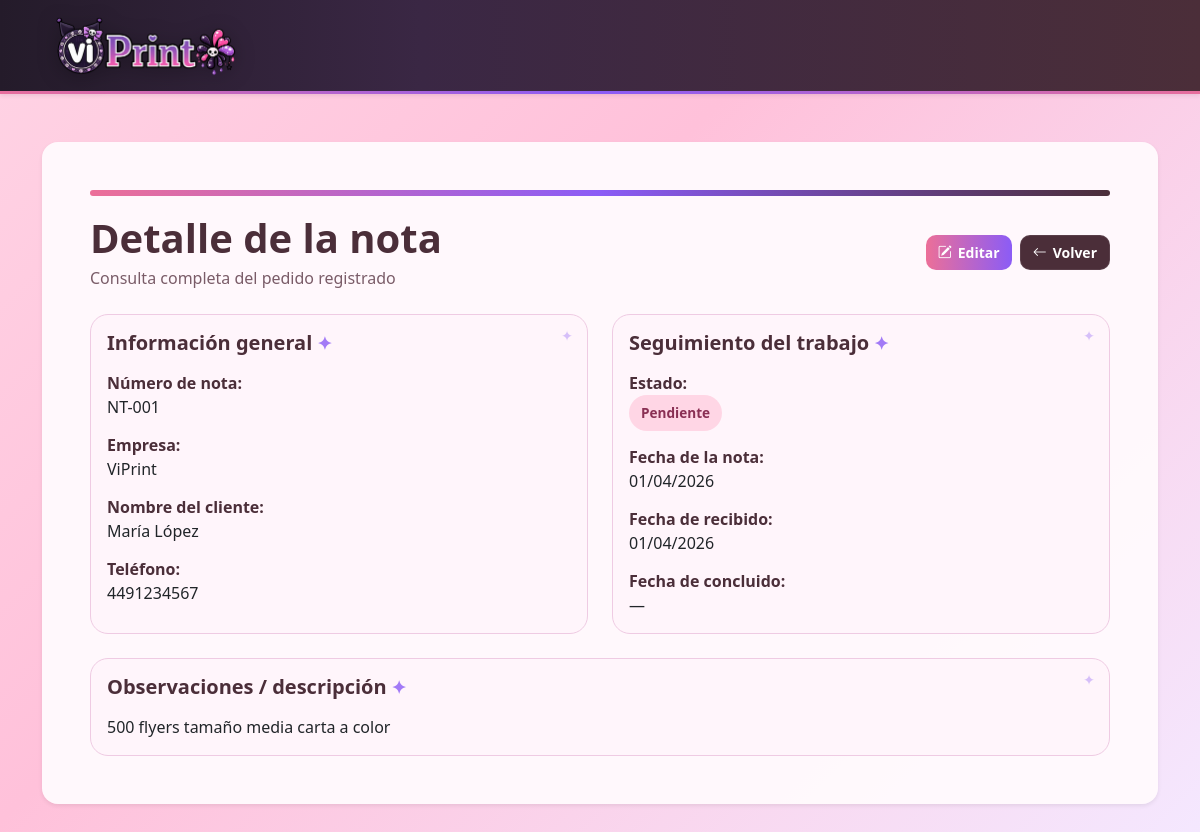
Screenshot of /modules/notas/show.php?id=1 with the database file from the repository.
### tables this page shows
CREATE TABLE notas_trabajo (
    id INT AUTO_INCREMENT PRIMARY KEY,
    numero_nota VARCHAR(50) NOT NULL,
    empresa ENUM('ViPrint', 'Imagen') NOT NULL,
    detalle_cliente VARCHAR(300) NOT NULL,
    telefono_cliente VARCHAR(20),
    observaciones TEXT,
    fecha_nota DATE NOT NULL,
    fecha_recibido DATE NOT NULL,
    fecha_concluido DATE NULL,
    estado ENUM('pendiente', 'en_proceso', 'terminado', 'entregado', 'cancelado') NOT NULL DEFAULT 'pendiente',
    created_at TIMESTAMP DEFAULT CURRENT_TIMESTAMP,
    updated_at TIMESTAMP DEFAULT CURRENT_TIMESTAMP ON UPDATE CURRENT_TIMESTAMP
);

### modules/notas/show.php (the view, shortened to what this page needs)
<?php
include '../../config/database.php';
function formatearFecha($fecha)
{
    if (empty($fecha) || $fecha === '0000-00-00') {
        return '—';
    }
    return date('d/m/Y', strtotime($fecha));
}
function claseEstado($estado)
{
    return match ($estado) {
        'pendiente' => 'status-pendiente',
        'en_proceso' => 'status-en_proceso',
        'terminado' => 'status-terminado',
        'entregado' => 'status-entregado',
        'cancelado' => 'status-cancelado',
        default => 'status-pendiente'
    };
}
function textoEstado($estado)
{
    return match ($estado) {
        'en_proceso' => 'En proceso',
        default => ucfirst(str_replace('_', ' ', $estado))
    };
}
$id = (int) $_GET['id'];
$sql = "SELECT * FROM notas_trabajo WHERE id = ?";
$stmt = $conn->prepare($sql);
$stmt->bind_param("i", $id);
$stmt->execute();
$resultado = $stmt->get_result();
$nota = $resultado->fetch_assoc();
?>
<?php include '../../includes/header.php'; ?>
<?php include '../../includes/navbar.php'; ?>
<div class="container my-5">
    <div class="card shadow-sm border-0 rounded-4 main-card">
        <div class="card-body p-4 p-md-5">
            <div class="page-accent"></div>
            <div class="d-flex flex-column flex-md-row justify-content-between align-items-md-center gap-3 mb-4">
                <div>
                    <h1 class="mb-1">Detalle de la nota</h1>
                    <p class="text-muted mb-0">Consulta completa del pedido registrado</p>
                </div>
                <div class="d-flex gap-2">
                    <a href="edit.php?id=<?php echo $nota['id']; ?>" class="btn btn-sm btn-pink icon-btn">
                        <i class="bi bi-pencil-square"></i> Editar
                    </a>
                    <div class="d-flex gap-2">
                        <a href="../../index.php" class="btn btn-sm btn-dark-soft icon-btn">
                            <i class="bi bi-arrow-left"></i> Volver
                        </a>
                    </div>
                </div>
            </div>
            <div class="row g-4">
                <div class="col-md-6">
                    <div class="soft-panel h-100">
                        <h5 class="section-title mb-3">Información general</h5>
                        <p><strong>Número de nota:</strong><br>
                            <?php echo htmlspecialchars($nota['numero_nota']); ?>
                        </p>
                        <p><strong>Empresa:</strong><br>
                            <?php echo htmlspecialchars($nota['empresa']); ?>
                        </p>
                        <p><strong>Nombre del cliente:</strong><br>
                            <?php echo htmlspecialchars($nota['detalle_cliente']); ?>
                        </p>
                        <p class="mb-0"><strong>Teléfono:</strong><br>
                            <?php echo htmlspecialchars($nota['telefono_cliente']); ?>
                        </p>
                    </div>
                </div>
                <div class="col-md-6">
                    <div class="soft-panel h-100">
                        <h5 class="section-title mb-3">Seguimiento del trabajo</h5>
                        <p><strong>Estado:</strong><br>
                            <span class="badge-status <?php echo claseEstado($nota['estado']); ?>">
                                <?php echo textoEstado($nota['estado']); ?>
                            </span>
                        </p>
                        <p><strong>Fecha de la nota:</strong><br>
                            <?php echo formatearFecha($nota['fecha_nota']); ?>
                        </p>
                        <p><strong>Fecha de recibido:</strong><br>
                            <?php echo formatearFecha($nota['fecha_recibido']); ?>
                        </p>
                        <p class="mb-0"><strong>Fecha de concluido:</strong><br>
                            <?php echo formatearFecha($nota['fecha_concluido']); ?>
                        </p>
                    </div>
                </div>
                <div class="col-12">
                    <div class="soft-panel">
                        <h5 class="section-title mb-3">Observaciones / descripción</h5>
                        <p class="mb-0">
                            <?php echo !empty($nota['observaciones']) ? nl2br(htmlspecialchars($nota['observaciones'])) : 'Sin observaciones registradas.'; ?>
                        </p>
                    </div>
                </div>
            </div>
        </div>
    </div>
</div>
<?php include '../../includes/footer.php'; ?>

### assets/css/styles.css (style rules this page uses)
:root { --pink-main: #ec6f98; --pink-soft: #fde7ef; --pink-strong: #d94f87; --kuromi-purple: #8b5cf6; --kuromi-purple-dark: #5b3b8a; --kuromi-lilac: #c8b6ff; --dark-plum: #2f2430; --dark-plum-2: #4b2e39; --text-main: #4a3a42; --text-soft: #7a5c68; --white-soft: #fffafd; --border-soft: #efc7da; --border-input: #e8b3c7; }
h1, h2, h3, h4, h5, h6 { color: var(--dark-plum-2); font-weight: 700; }
.text-muted { color: var(--text-soft) !important; }
.main-card { background: rgba(255, 250, 253, 0.96); border: 1px solid var(--border-soft); border-radius: 22px; box-shadow: 0 12px 30px rgba(75, 46, 57, 0.10); width: 100%; }
.page-accent { height: 6px; width: 100%; background: linear-gradient(90deg, var(--pink-main) 0%, var(--kuromi-purple) 50%, var(--dark-plum-2) 100%); border-radius: 999px; margin-bottom: 18px; }
.soft-panel { background: rgba(255, 245, 251, 0.95); border: 1px solid #efcbe3; border-radius: 18px; padding: 16px; position: relative; }
.soft-panel::before { content: "✦"; position: absolute; top: 10px; right: 14px; color: var(--kuromi-purple); opacity: 0.35; font-size: 0.9rem; }
.soft-panel h5 { font-weight: 700; }
.soft-panel p { margin-bottom: 14px; line-height: 1.5; }
.soft-panel strong { color: var(--dark-plum-2); }
.section-title { color: var(--dark-plum-2); font-weight: 700; position: relative; }
.section-title::after { content: " ✦"; color: var(--kuromi-purple); font-size: 0.9em; opacity: 0.8; }
.btn-pink { background: linear-gradient(90deg, var(--pink-main) 0%, var(--kuromi-purple) 100%); color: white; border: none; border-radius: 12px; padding: 10px 18px; font-weight: 600; transition: 0.2s ease; }
.btn-dark-soft { background-color: var(--dark-plum-2); color: white; border: 1px solid rgba(255,255,255,0.08); border-radius: 12px; padding: 10px 18px; font-weight: 600; transition: 0.2s ease; }
.btn-sm.btn-pink, .btn-sm.btn-dark-soft { padding: 6px 12px; border-radius: 10px; font-size: 0.875rem; }
.icon-btn { display: inline-flex; align-items: center; gap: 6px; }
.badge-status { display: inline-block; padding: 8px 12px; border-radius: 999px; font-size: 0.85rem; font-weight: 700; text-transform: capitalize; }
.status-pendiente { background-color: #ffd6e5; color: #8a3054; }
.main-card { max-width: 100%; }

### rows the page displays
notas_trabajo: numero_nota "NT-001", empresa "ViPrint", detalle_cliente "María López", telefono_cliente "4491234567", estado "Pendiente", fecha_nota "01/04/2026", fecha_recibido "01/04/2026", fecha_concluido "—", observaciones "500 flyers tamaño media carta a color"
